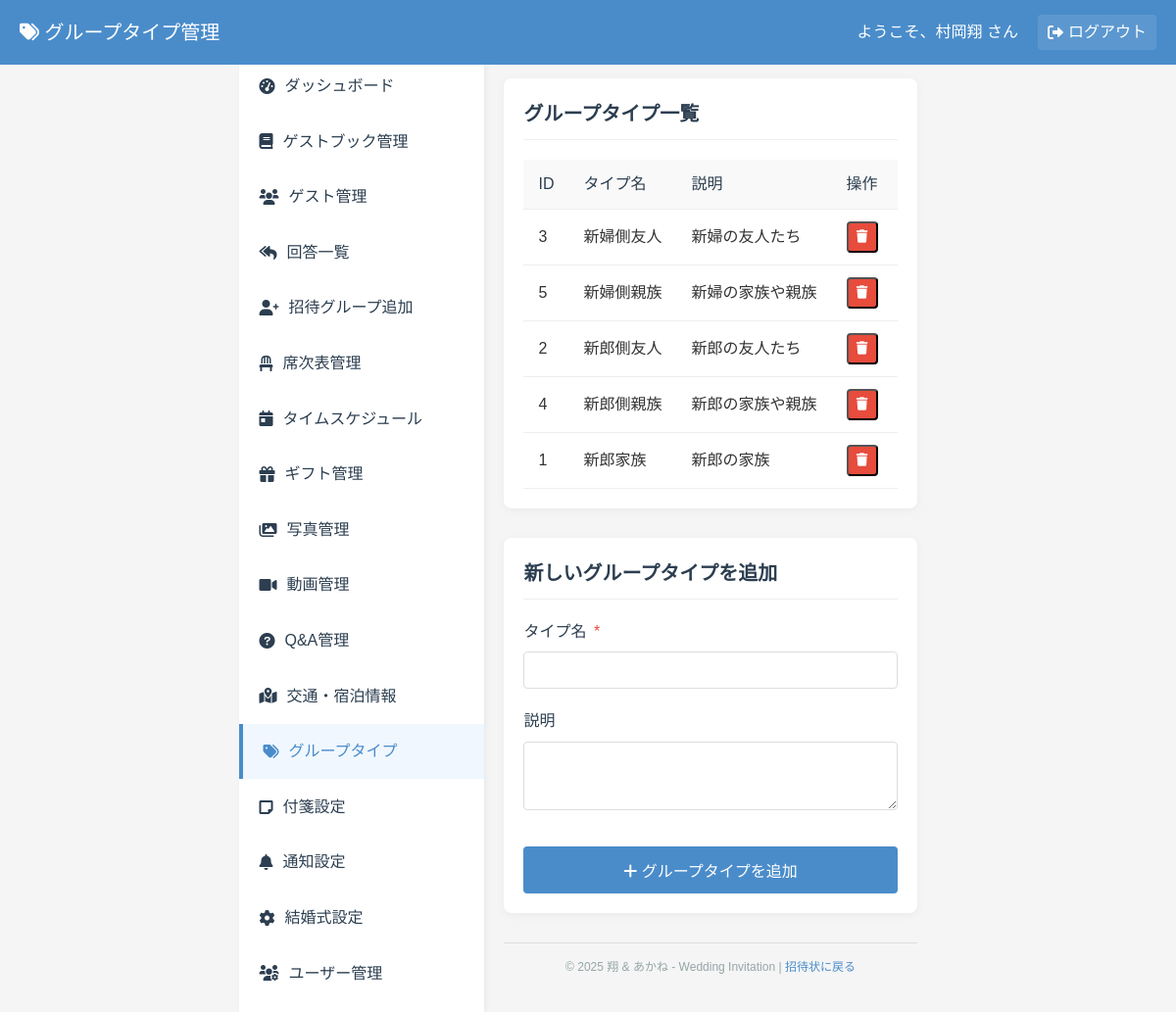
Page /admin/group_types.php (signed in) on the committed database.
### tables this page shows
CREATE TABLE `group_types` (
  `id` int(11) NOT NULL AUTO_INCREMENT,
  `type_name` varchar(50) NOT NULL,
  `description` text DEFAULT NULL,
  `created_at` timestamp NOT NULL DEFAULT current_timestamp(),
  PRIMARY KEY (`id`)
);

### admin/group_types.php (the view, shortened to what this page needs)
<?php
require_once '../config.php';
$group_types = [];
try {
    $stmt = $pdo->query("SELECT * FROM group_types ORDER BY type_name");
    $group_types = $stmt->fetchAll();
} catch (PDOException $e) {
    $error = "グループタイプの取得に失敗しました。";
    if ($debug_mode) {
        $error .= " エラー: " . $e->getMessage();
    }
}
?>
<!DOCTYPE html>
<html lang="ja">
<head>
    <link rel="stylesheet" href="../css/style.css">
    <link rel="stylesheet" href="css/admin.css">
    <link rel="stylesheet" href="https://cdnjs.cloudflare.com/ajax/libs/font-awesome/6.0.0/css/all.min.css">
</head>
<body class="admin-body">
    <div class="admin-dashboard">
        <header class="admin-dashboard-header">
            <div class="admin-logo">
                <h1><i class="fas fa-tags"></i> グループタイプ管理</h1>
            </div>
            <div class="admin-user">
                <span>ようこそ、<?= htmlspecialchars($_SESSION['admin_username']) ?> さん</span>
                <a href="logout.php" class="admin-logout"><i class="fas fa-sign-out-alt"></i> ログアウト</a>
            </div>
        </header>
        <div class="admin-dashboard-content">
            <?php include 'inc/sidebar.php'; ?>
            <div class="admin-main">
                <div class="admin-content-wrapper">
                <section class="admin-section">
                    <h2>グループタイプ一覧</h2>
                    <div class="admin-table-container">
                        <table class="admin-table">
                            <thead>
                                <tr>
                                    <th>ID</th>
                                    <th>タイプ名</th>
                                    <th>説明</th>
                                    <th>操作</th>
                                </tr>
                            </thead>
                            <tbody>
                                <?php if (empty($group_types)): ?>
                                <tr>
                                    <td colspan="4">グループタイプがありません。</td>
                                </tr>
                                <?php else: ?>
                                    <?php foreach ($group_types as $type): ?>
                                    <tr>
                                        <td><?= $type['id'] ?></td>
                                        <td><?= htmlspecialchars($type['type_name']) ?></td>
                                        <td><?= htmlspecialchars($type['description'] ?? '') ?></td>
                                        <td>
                                            <form method="post" class="inline-form" onsubmit="return confirm('このグループタイプを削除してもよろしいですか？');">
                                                <button type="submit" class="admin-btn admin-btn-delete">
                                                    <i class="fas fa-trash"></i>
                                                </button>
                                            </form>
                                        </td>
                                    </tr>
                                    <?php endforeach; ?>
                                <?php endif; ?>
                            </tbody>
                        </table>
                    </div>
                </section>
                <section class="admin-section">
                    <h2>新しいグループタイプを追加</h2>
                    <form class="admin-form" method="post" action="">
                        <div class="admin-form-group">
                            <label for="type_name">タイプ名 <span class="required">*</span></label>
                            <input type="text" id="type_name" name="type_name" required>
                        </div>
                        <div class="admin-form-group">
                            <label for="description">説明</label>
                            <textarea id="description" name="description" rows="3"></textarea>
                        </div>
                        <div class="admin-form-actions">
                            <button type="submit" class="admin-button">
                                <i class="fas fa-plus"></i> グループタイプを追加
                            </button>
                        </div>
                    </form>
                </section>
                </div>
                <?php include 'inc/footer.php'; ?>
</body>
</html>

### css/style.css (style rules this page uses)
:root { --primary-color: #ffffff; --accent-color: #4CAF50; --accent-light: #81C784; --accent-dark: #388E3C; --text-color: #333333; --background-light: #f8f9fa; --shadow-color: rgba(0, 0, 0, 0.1); --gold: #d4af37; --light-gold: #f1e6c1; --cream: #fcf8e8; --pink-accent: #f8bbd0; --pink-light: #fce4ec; --pink-dark: #ec407a; }
* { box-sizing: border-box; margin: 0; padding: 0; }
body { font-family: 'Noto Serif JP', serif; margin: 0; padding: 0; background: url('../images/leaves-bg.png') repeat; background-size: 400px; background-attachment: fixed; color: #2c3e50; line-height: 1.6; min-height: 100vh; display: flex; flex-direction: column; justify-content: flex-start; align-items: center; }
body::before { content: ''; position: fixed; top: 0; left: 0; width: 100%; height: 100%; background-image: url('../images/leaves-bg.png'); background-size: 300px; background-repeat: repeat; opacity: 0.05; z-index: -1; }
.required { color: #ff5252; margin-left: 3px; }

### admin/css/admin.css (style rules this page uses)
:root { --admin-primary: #4a8cca; --admin-secondary: #2c3e50; --admin-success: #2ecc71; --admin-danger: #e74c3c; --admin-warning: #f39c12; --admin-info: #3498db; --admin-light: #ecf0f1; --admin-dark: #2c3e50; --admin-gray: #95a5a6; --admin-border: #ddd; }
.admin-body { font-family: 'Noto Sans JP', sans-serif; background-color: #f5f5f5; margin: 0; padding: 0; color: #333; }
.admin-form-group { margin-bottom: 20px; }
.admin-form-group label { display: block; margin-bottom: 8px; font-weight: 500; color: var(--admin-secondary); }
.admin-form-group input { width: 100%; padding: 10px 12px; border: 1px solid var(--admin-border); border-radius: 4px; font-size: 14px; transition: border-color 0.3s; }
.admin-button { display: block; width: 100%; padding: 12px; background-color: var(--admin-primary); color: white; border: none; border-radius: 4px; font-size: 16px; font-weight: 500; cursor: pointer; transition: background-color 0.3s; }
.admin-dashboard { display: flex; flex-direction: column; min-height: 100vh; }
.admin-dashboard-header { background-color: var(--admin-primary); color: white; padding: 15px 20px; display: flex; justify-content: space-between; align-items: center; position: fixed; top: 0; left: 0; right: 0; z-index: 1000; }
.admin-logo h1 { margin: 0; font-size: 20px; font-weight: 500; }
.admin-user { display: flex; align-items: center; gap: 20px; }
.admin-logout { color: white; text-decoration: none; display: inline-flex; align-items: center; gap: 5px; padding: 5px 10px; border-radius: 4px; background-color: rgba(255, 255, 255, 0.1); transition: background-color 0.3s; }
.admin-dashboard-content { display: flex; flex: 1; margin-top: 60px; min-height: calc(100vh - 60px); }
.admin-main { flex: 1; padding: 20px; margin-left: 250px; min-height: calc(100vh - 60px); display: flex; flex-direction: column; width: calc(100% - 250px); box-sizing: border-box; }
.admin-content-wrapper { flex: 1; display: flex; flex-direction: column; }
.admin-section { background-color: white; border-radius: 8px; box-shadow: 0 2px 10px rgba(0, 0, 0, 0.05); padding: 20px; margin-bottom: 30px; }
.admin-section h2 { margin-top: 0; margin-bottom: 20px; color: var(--admin-secondary); font-size: 20px; padding-bottom: 10px; border-bottom: 1px solid #eee; }
.admin-table-container { overflow-x: auto; }
.admin-table { width: 100%; border-collapse: collapse; }
.admin-table th, .admin-table td { padding: 12px 15px; text-align: left; border-bottom: 1px solid #eee; }
.admin-table th { background-color: #f9f9f9; color: var(--admin-secondary); font-weight: 500; }
.admin-btn { display: inline-flex; align-items: center; justify-content: center; width: 32px; height: 32px; border-radius: 4px; color: white; text-decoration: none; margin-right: 5px; }
.admin-btn-delete { background-color: var(--admin-danger); }
.admin-form { max-width: 800px; }
.admin-form-group textarea { width: 100%; padding: 10px 12px; border: 1px solid var(--admin-border); border-radius: 4px; font-size: 14px; font-family: inherit; resize: vertical; }
.admin-form-actions { margin-top: 30px; }
.required { color: var(--admin-danger); }

### rows in the picture
group_types: id "3", type_name "新婦側友人", description "新婦の友人たち"
group_types: id "5", type_name "新婦側親族", description "新婦の家族や親族"
group_types: id "2", type_name "新郎側友人", description "新郎の友人たち"
group_types: id "4", type_name "新郎側親族", description "新郎の家族や親族"
group_types: id "1", type_name "新郎家族", description "新郎の家族"

### other values in the picture
$_SESSION['admin_username'] "村岡翔"
$item['text'] "ダッシュボード"
$item['text'] "ゲストブック管理"
$item['text'] "ゲスト管理"
$item['text'] "回答一覧"
$item['text'] "招待グループ追加"
$item['text'] "席次表管理"
$item['text'] "タイムスケジュール"
$item['text'] "ギフト管理"
$item['text'] "写真管理"
$item['text'] "動画管理"
$item['text'] "Q&A管理"
$item['text'] "交通・宿泊情報"
$item['text'] "グループタイプ"
$item['text'] "付箋設定"
